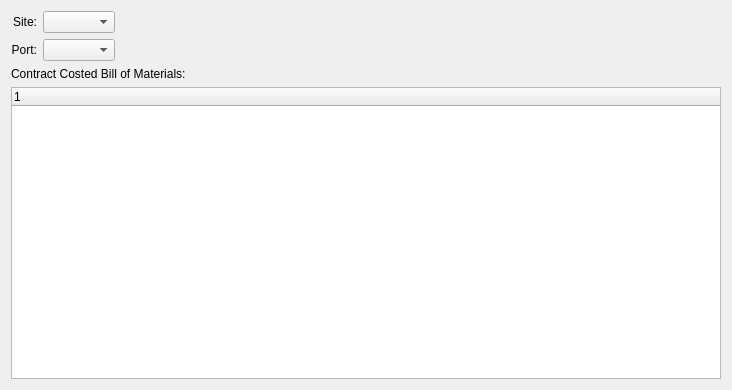
<?xml version="1.0" encoding="UTF-8"?>
<ui version="4.0">
 <comment>This file is part of the xTuple ERP: PostBooks Edition, a free and
open source Enterprise Resource Planning software suite,
Copyright (c) 1999-2012 by OpenMFG LLC, d/b/a xTuple.
It is licensed to you under the Common Public Attribution License
version 1.0, the full text of which (including xTuple-specific Exhibits)
is available at www.xtuple.com/CPAL.  By using this software, you agree
to be bound by its terms.</comment>
 <class>contractCostedBOM</class>
 <widget class="QWidget" name="contractCostedBOM">
  <property name="geometry">
   <rect>
    <x>0</x>
    <y>0</y>
    <width>732</width>
    <height>390</height>
   </rect>
  </property>
  <property name="windowTitle">
   <string>Contract Costed Bill of Materials</string>
  </property>
  <layout class="QVBoxLayout" name="verticalLayout_2">
   <item>
    <layout class="QHBoxLayout" name="horizontalLayout">
     <item>
      <layout class="QGridLayout" name="gridLayout">
       <item row="0" column="0">
        <widget class="QLabel" name="_siteLit">
         <property name="text">
          <string>Site:</string>
         </property>
         <property name="alignment">
          <set>Qt::AlignRight|Qt::AlignTrailing|Qt::AlignVCenter</set>
         </property>
        </widget>
       </item>
       <item row="0" column="1">
        <widget class="WComboBox" name="_site"/>
       </item>
       <item row="1" column="0">
        <widget class="QLabel" name="_portLit">
         <property name="text">
          <string>Port:</string>
         </property>
         <property name="alignment">
          <set>Qt::AlignRight|Qt::AlignTrailing|Qt::AlignVCenter</set>
         </property>
        </widget>
       </item>
       <item row="1" column="1">
        <widget class="XComboBox" name="_port"/>
       </item>
      </layout>
     </item>
     <item>
      <spacer name="horizontalSpacer">
       <property name="orientation">
        <enum>Qt::Horizontal</enum>
       </property>
       <property name="sizeHint" stdset="0">
        <size>
         <width>40</width>
         <height>20</height>
        </size>
       </property>
      </spacer>
     </item>
    </layout>
   </item>
   <item>
    <layout class="QVBoxLayout" name="verticalLayout">
     <item>
      <widget class="QLabel" name="_contractBOMLit">
       <property name="text">
        <string>Contract Costed Bill of Materials:</string>
       </property>
      </widget>
     </item>
     <item>
      <widget class="XTreeWidget" name="_contractbom"/>
     </item>
    </layout>
   </item>
  </layout>
 </widget>
 <layoutdefault spacing="6" margin="11"/>
 <customwidgets>
  <customwidget>
   <class>WComboBox</class>
   <extends>XComboBox</extends>
   <header>wcombobox.h</header>
  </customwidget>
  <customwidget>
   <class>XComboBox</class>
   <extends>QComboBox</extends>
   <header>xcombobox.h</header>
  </customwidget>
  <customwidget>
   <class>XTreeWidget</class>
   <extends>QTreeWidget</extends>
   <header>xtreewidget.h</header>
   <container>1</container>
  </customwidget>
 </customwidgets>
 <resources/>
 <connections/>
</ui>
